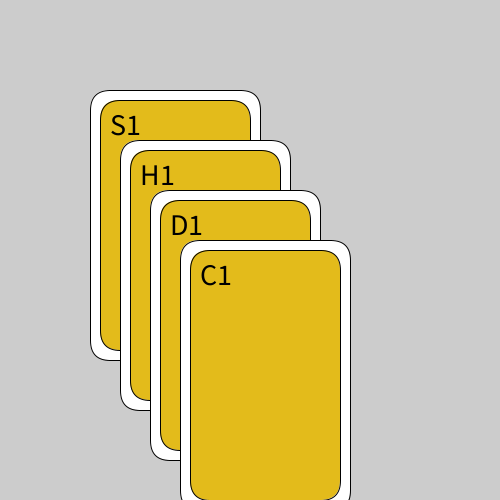
Frame 1 (no input)
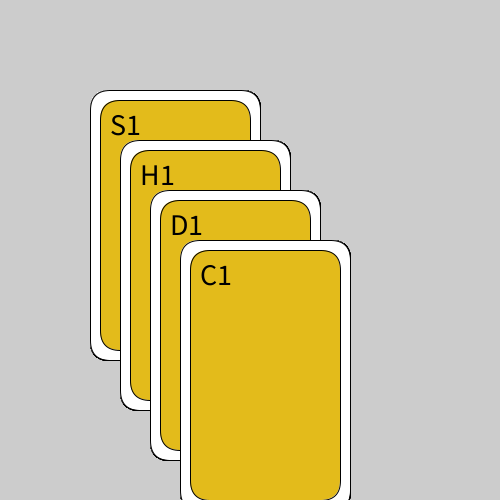
Frame 60 (the mouse pressed at the canvas centre just before this capture)
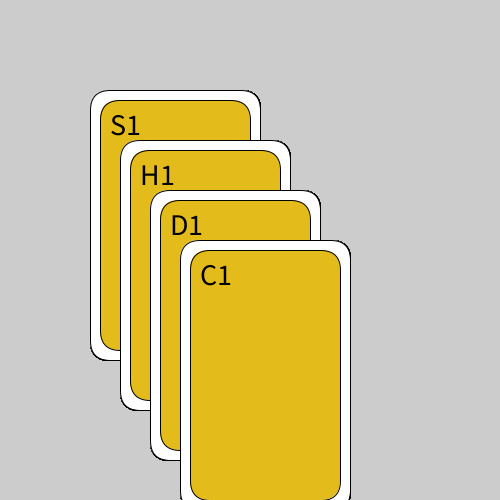
Frame 120 (the mouse held since frame 60 and released just before this capture)

The Processing sketch that drew these frames (run headless with seeded random() and noise(); from frame 60 on, the mouse is pressed at the canvas centre):

// Processing sketch: week02_3_pokerCard_function_drawPokerCard
// ── week02_3_pokerCard_function_drawPokerCard.pde
void setup(){
  size(500,500);
}
int W=20;
void draw(){
  drawPokerCard(100,100, "S1");
  drawPokerCard(130,150, "H1");
  drawPokerCard(160,200, "D1");
  drawPokerCard(190,250, "C1");
}///變數:          int=整數   ， String=字串
void drawPokerCard(int x, int y, String face){
  fill(255);
  rect(x-W/2, y-W/2, 150+W, 250+W, 20);
  fill(#E3BB1B);
  rect(x, y, 150, 250, 20);
  fill(0);
  textSize(30);
  text(face, x+10,y+35);
}
